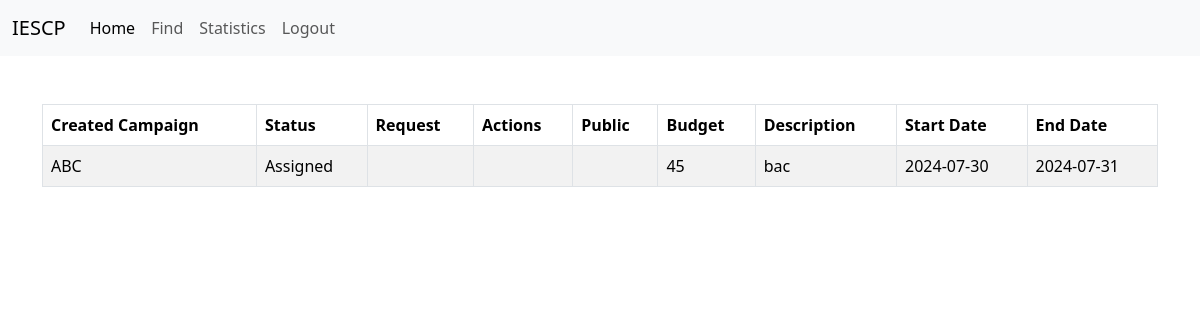
Page /created_campaigns/username=abc on the earlier database version.
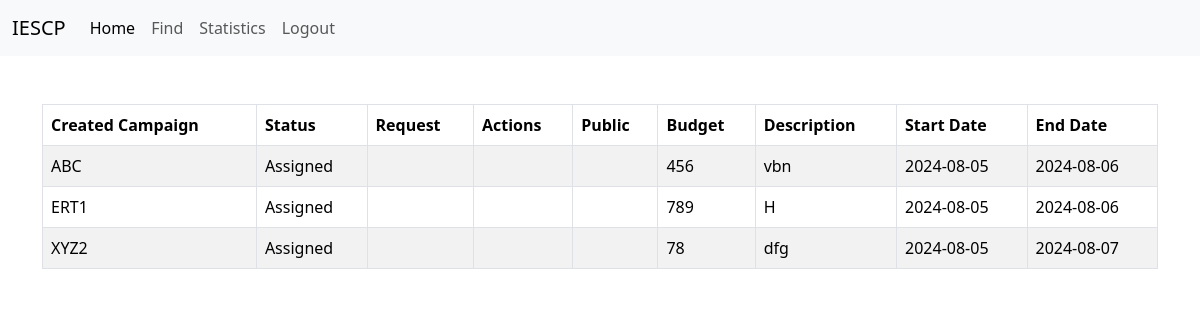
Same page on the later database version.
### tables this page shows
CREATE TABLE campaigns ( sponsor TEXT, campaignName TEXT, status TEXT, budget TEXT, public TEXT, description TEXT, start_date TEXT, end_date TEXT, UNIQUE (sponsor, campaignName) );

### app.py (the view)
@app.route('/created_campaigns/username=<username>', methods=['GET', 'POST'])
def created_campaigns(username):
    campaigns = []
    campaigns_list = select_campaign_sponsor(username)
    for i in campaigns_list:
        temp = dict()
        temp['sponsor'] = i[0]
        temp['campaignName'] = i[1]
        temp['status'] = i[2]
        temp['budget'] = i[3]
        temp['public'] = i[4]
        temp['description'] = i[5]
        temp['start_date'] = i[6]
        temp['end_date'] = i[7]
        campaigns.append(temp)
        temp = dict()
    return render_template('created_campaigns.html', campaigns=campaigns, username = username)

### app.py (called while the page is built)
def select_campaign_sponsor(sponsor):
    cursor.execute("SELECT * FROM campaigns WHERE sponsor = ?", (sponsor, ))
    connection.commit()
    return cursor.fetchall()

### templates/created_campaigns.html (shortened to what this page needs)
<!DOCTYPE html>
<html lang="en">
<head>
<link href="https://cdn.jsdelivr.net/npm/bootstrap@5.3.3/dist/css/bootstrap.min.css" rel="stylesheet">
  </head>
  <nav class="navbar navbar-expand-lg bg-body-tertiary">
    <div class="container-fluid">
      <a class="navbar-brand" href="#">IESCP</a>
      <div class="collapse navbar-collapse" id="navbarSupportedContent">
        <ul class="navbar-nav me-auto mb-2 mb-lg-0">
          <li class="nav-item">
            <a class="nav-link active" aria-current="page" href="/home_sponsor/sponsor={{username}}" id = "home_sponsor_nav">Home</a>
          </li>
          <li class="nav-item">
            <a class="nav-link" href="/find_sponsor/sponsor={{username}}" id = "find_sponsor_nav">Find</a>
          </li>
          <li class="nav-item">
            <a class="nav-link" href="/statistics_sponsor/sponsor={{username}}" id = "stats_sponsor_nav">Statistics</a>
          </li>
          <li class="nav-item">
            <a class="nav-link" href = "/" id="logout">Logout</a>
          </li>
        </ul>
      </div>
    </div>
  </nav>
  <body>
    <div class="container mt-5">
      <table class="table table-striped table-bordered">
        <thead class="thead-dark">
          <tr>
            <th>Created Campaign</th>
            <th>Status</th>
            <th>Request</th>
            <th>Actions</th>
            <th>Public</th>
            <th>Budget</th>
            <th>Description</th>
            <th>Start Date</th>
            <th>End Date</th>
          </tr>
        </thead>
        <tbody>
          {% for campaign in campaigns %}
          <tr>
            <td>{{ campaign.campaignName }}</td>
            <td>{{ campaign.status }}</td>
            {% if campaign.status == "Not Assigned" %}
            <td>
              <a href="/new_ad_request/campaign={{campaign.campaignName}}" class="btn btn-primary btn-sm">Request Influencer</a>
            </td>
            <td>
              <a href="/edit_campaign/sponsor={{campaign.sponsor}}/campaign={{campaign.campaignName}}" class="btn btn-warning btn-sm">Edit</a>
              <a href="/delete_campaign/sponsor={{campaign.sponsor}}/campaign={{campaign.campaignName}}" class="btn btn-danger btn-sm">Delete</a>
            </td>
            {% else %}
            <td></td>
            <td></td>
            {% endif %}
            <td>{{ campaign.public }}</td>
            <td>{{ campaign.budget }}</td>
            <td>{{ campaign.description }}</td>
            <td>{{ campaign.start_date }}</td>
            <td>{{ campaign.end_date }}</td>
          </tr>
          {% endfor %}
        </tbody>
      </table>
    </div>
  </body>
</html>

Differences in the rows shown:
changed campaigns "ABC": budget "45" → "456"; description "bac" → "vbn"; start_date "2024-07-30" → "2024-08-05"; end_date "2024-07-31" → "2024-08-06"
added campaigns: campaignName "ERT1", status "Assigned", budget "789", description "H", start_date "2024-08-05", end_date "2024-08-06"
added campaigns: campaignName "XYZ2", status "Assigned", budget "78", description "dfg", start_date "2024-08-05", end_date "2024-08-07"
